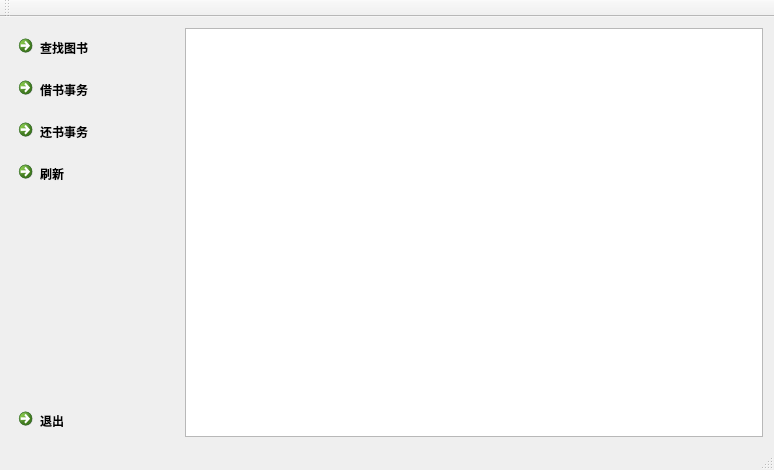
<?xml version="1.0" encoding="UTF-8"?>
<ui version="4.0">
 <class>MainWindow</class>
 <widget class="QMainWindow" name="MainWindow">
  <property name="geometry">
   <rect>
    <x>0</x>
    <y>0</y>
    <width>774</width>
    <height>470</height>
   </rect>
  </property>
  <property name="windowTitle">
   <string>MainWindow</string>
  </property>
  <property name="statusTip">
   <string>欢迎</string>
  </property>
  <widget class="QWidget" name="centralWidget">
   <layout class="QHBoxLayout" name="horizontalLayout">
    <item>
     <layout class="QVBoxLayout" name="verticalLayout">
      <item>
       <widget class="QCommandLinkButton" name="searchButton">
        <property name="statusTip">
         <string>新增数据库中图书</string>
        </property>
        <property name="text">
         <string>查找图书</string>
        </property>
        <property name="icon">
         <iconset resource="resource.qrc">
          <normaloff>:/resource/add.png</normaloff>:/resource/add.png</iconset>
        </property>
        <property name="iconSize">
         <size>
          <width>20</width>
          <height>20</height>
         </size>
        </property>
       </widget>
      </item>
      <item>
       <widget class="QCommandLinkButton" name="borrowButton">
        <property name="statusTip">
         <string>处理借书事务</string>
        </property>
        <property name="text">
         <string>借书事务</string>
        </property>
        <property name="icon">
         <iconset resource="resource.qrc">
          <normaloff>:/resource/borrow.png</normaloff>:/resource/borrow.png</iconset>
        </property>
        <property name="iconSize">
         <size>
          <width>20</width>
          <height>20</height>
         </size>
        </property>
       </widget>
      </item>
      <item>
       <widget class="QCommandLinkButton" name="returnButton">
        <property name="statusTip">
         <string>处理还书事务</string>
        </property>
        <property name="text">
         <string>还书事务</string>
        </property>
        <property name="icon">
         <iconset resource="resource.qrc">
          <normaloff>:/resource/return.png</normaloff>:/resource/return.png</iconset>
        </property>
        <property name="iconSize">
         <size>
          <width>20</width>
          <height>20</height>
         </size>
        </property>
       </widget>
      </item>
      <item>
       <widget class="QCommandLinkButton" name="updateButton">
        <property name="statusTip">
         <string>新增数据库中图书</string>
        </property>
        <property name="text">
         <string>刷新</string>
        </property>
        <property name="icon">
         <iconset resource="resource.qrc">
          <normaloff>:/resource/renew1.png</normaloff>:/resource/renew1.png</iconset>
        </property>
        <property name="iconSize">
         <size>
          <width>20</width>
          <height>20</height>
         </size>
        </property>
       </widget>
      </item>
      <item>
       <spacer name="verticalSpacer">
        <property name="orientation">
         <enum>Qt::Vertical</enum>
        </property>
        <property name="sizeHint" stdset="0">
         <size>
          <width>20</width>
          <height>40</height>
         </size>
        </property>
       </spacer>
      </item>
      <item>
       <widget class="QCommandLinkButton" name="quitButton">
        <property name="statusTip">
         <string>退出程序</string>
        </property>
        <property name="text">
         <string>退出</string>
        </property>
        <property name="icon">
         <iconset resource="resource.qrc">
          <normaloff>:/resource/quit.png</normaloff>:/resource/quit.png</iconset>
        </property>
        <property name="iconSize">
         <size>
          <width>20</width>
          <height>20</height>
         </size>
        </property>
       </widget>
      </item>
     </layout>
    </item>
    <item>
     <widget class="QTableView" name="tableView"/>
    </item>
   </layout>
  </widget>
  <widget class="QMenuBar" name="menuBar">
   <property name="geometry">
    <rect>
     <x>0</x>
     <y>0</y>
     <width>774</width>
     <height>27</height>
    </rect>
   </property>
  </widget>
  <widget class="QToolBar" name="mainToolBar">
   <attribute name="toolBarArea">
    <enum>TopToolBarArea</enum>
   </attribute>
   <attribute name="toolBarBreak">
    <bool>false</bool>
   </attribute>
  </widget>
  <widget class="QStatusBar" name="statusBar"/>
 </widget>
 <layoutdefault spacing="6" margin="11"/>
 <resources>
  <include location="resource.qrc"/>
 </resources>
 <connections>
  <connection>
   <sender>quitButton</sender>
   <signal>clicked()</signal>
   <receiver>MainWindow</receiver>
   <slot>close()</slot>
   <hints>
    <hint type="sourcelabel">
     <x>317</x>
     <y>337</y>
    </hint>
    <hint type="destinationlabel">
     <x>214</x>
     <y>201</y>
    </hint>
   </hints>
  </connection>
 </connections>
</ui>
